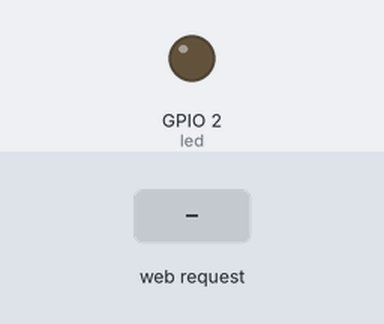
A sketch run on a simulated ESP8266 (NodeMCU). Parts: output pins drawn as LEDs (lit = HIGH). The inputs (shaded band) are chosen by the test bench. WiFi joins after 1.5 s; servers stay silent unless stated; what the sketch prints to the serial monitor is not drawn.

Above: at 2.7 s.
2.8 s: HTTP request GET /fw received
At 3.4 s:
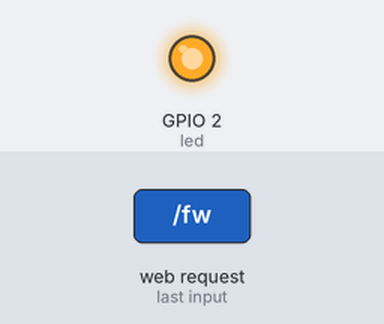
4.3 s: HTTP request GET /bw received
At 5.5 s:
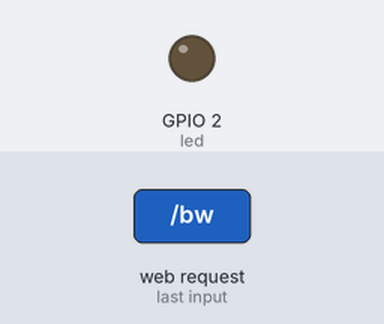
5.8 s: HTTP request GET /lt received
At 6.9 s:
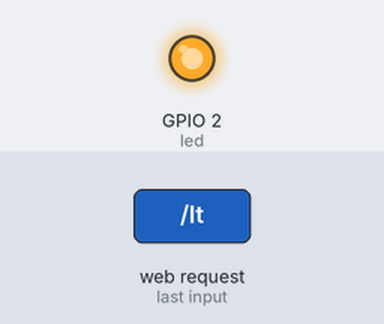
Timing chart, 0 to 8.8 s (numbered marks = the images above; inputs shaded):
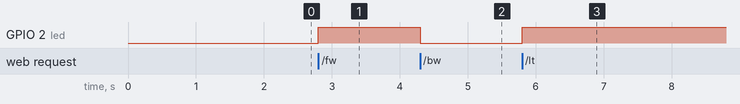

Measured:
- after the input at 2.8 s, GPIO 2 (led): LOW → HIGH at once
- after the input at 4.3 s, GPIO 2 (led): HIGH → LOW at once
- after the input at 5.8 s, GPIO 2 (led): LOW → HIGH at once

The sketch:

CUHK_ARMaze-WiFi.ino
```cpp
#include <ESP8266WiFi.h>
#include <WiFiClient.h>
#include <ESP8266WiFiMulti.h>
#include <ESP8266mDNS.h>
#include <ESP8266WebServer.h>

ESP8266WiFiMulti wifiMulti;

ESP8266WebServer server(80);

const int led = 2;

void handleRoot();
void handleLED();
void handleNotFound();

void setup(void){
  Serial.begin(115200);
  delay(10);
  Serial.println('\n');
  pinMode(led, OUTPUT);

  wifiMulti.addAP("CCRB", "c0c0r0b02017");

  Serial.println("Connecting ...");
  int i = 0;
  while (wifiMulti.run() != WL_CONNECTED) {
    delay(250);
    Serial.print('.');
  }
  Serial.println('\n');
  Serial.print("Connected to ");
  Serial.println(WiFi.SSID());
  Serial.print("IP address:\t");
  Serial.println(WiFi.localIP());

  if (MDNS.begin("esp8266")) {
    Serial.println("mDNS responder started");
  } else {
    Serial.println("Error setting up MDNS responder!");
  }

  server.on("/fw", HTTP_GET, handleForward);
  server.on("/bw", HTTP_GET, handleBackward);
  server.on("/lt", HTTP_GET, handleLeft);
  server.on("/rt", HTTP_GET, handleRight);
  server.on("/st", HTTP_GET, handleStop);

  server.onNotFound(handleNotFound);

  // server.on("/LED", HTTP_POST, handleLED);

  server.begin();
  Serial.println("HTTP server started");
}

void loop(void){
  server.handleClient();
}

/* void handleRoot() {
  server.send(200, "text/html", "<form action=\"/LED\" method=\"POST\"><input type=\"submit\" value=\"Toggle LED\"></form>");
}*/

void handleForward() {
  digitalWrite(led,!digitalRead(led));
  Serial.write(50);
  // server.sendHeader("Location","/LED");
  server.send(200);
}

void handleBackward() {
  digitalWrite(led,!digitalRead(led));
  Serial.write(51);
  // server.sendHeader("Location","/LED");
  server.send(200);
}

void handleLeft() {
  digitalWrite(led,!digitalRead(led));
  Serial.write(52);
  // server.sendHeader("Location","/LED");
  server.send(200);
}

void handleRight() {
  digitalWrite(led,!digitalRead(led));
  Serial.write(53);
  // server.sendHeader("Location","/LED");
  server.send(200);
}

void handleStop() {
  digitalWrite(led,!digitalRead(led));
  Serial.write(54);
  // server.sendHeader("Location","/LED");
  server.send(200);
}

void handleNotFound(){
  server.send(404, "text/plain", "404: Not found");
}
```
